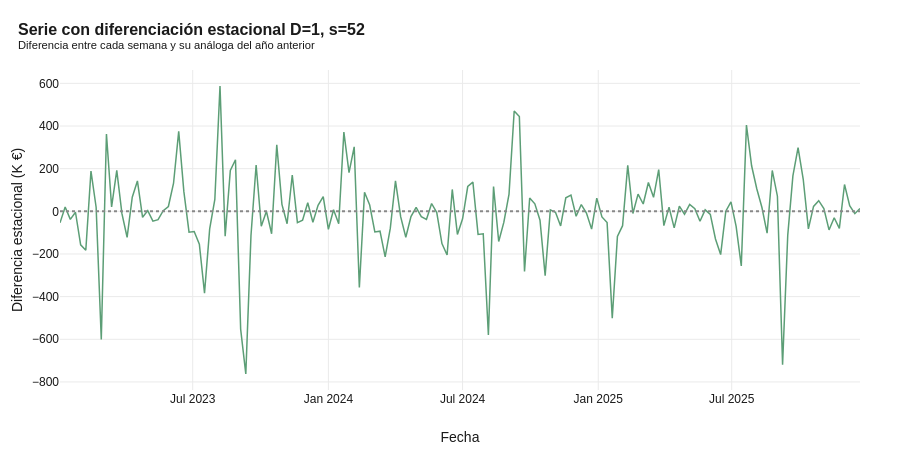

The notebook cell saved with this chart:
### Code cell
# 4.3 Diferenciación estacional y re-evaluación
serie_diff_seasonal = serie_test.diff(52).dropna()

print("ANÁLISIS TRAS DIFERENCIACIÓN ESTACIONAL (D=1, s=52)")
print("=" * 70)
print(f"Observaciones restantes: {len(serie_diff_seasonal)}")

# ADF sobre la serie diferenciada
adf_d = adfuller(serie_diff_seasonal, autolag="AIC")
print(f"\nADF sobre serie con diferenciación estacional:")
print(f"   Estadístico: {adf_d[0]:>8.4f}   p-valor: {adf_d[1]:.4f}")
if adf_d[1] < 0.05:
    print(f"   ✓ La serie diferenciada estacionalmente ES estacionaria")

# Visualización
fig = go.Figure()
fig.add_trace(go.Scatter(
    x=serie_diff_seasonal.index, y=serie_diff_seasonal.values/1e3,
    mode="lines", line=dict(color=COLOR_POSITIVO, width=1.5),
    name="Serie con diferenciación estacional"
))
fig.add_hline(y=0, line_dash="dot", line_color="#888")
fig.update_layout(
    title=dict(text="<b>Serie con diferenciación estacional D=1, s=52</b><br><sup>Diferencia entre cada semana y su análoga del año anterior</sup>"),
    xaxis_title="Fecha",
    yaxis_title="Diferencia estacional (K €)",
    height=450,
)
guardar_y_mostrar(fig, "06_serie_diferenciada")

### Figure 1 — Plotly figure (JSON) as saved in the notebook; plotly's stock layout.template omitted (floating-point values rounded to 4 significant figures; data arrays with more than 128 entries replaced by an {"elided": "..."} marker saying what was removed)
{"data": [{"line": {"color": "#5C9E76", "width": 1.5}, "mode": "lines", "name": "Serie con diferenciación estacional", "type": "scatter", "x": {"elided": "156 str values"}, "y": {"elided": "156 float values"}}], "layout": {"height": 450, "shapes": [{"line": {"color": "#888", "dash": "dot"}, "type": "line", "x0": 0, "x1": 1, "xref": "x domain", "y0": 0, "y1": 0, "yref": "y"}], "title": {"text": "<b>Serie con diferenciación estacional D=1, s=52</b><br><sup>Diferencia entre cada semana y su análoga del año anterior</sup>"}, "xaxis": {"title": {"text": "Fecha"}}, "yaxis": {"title": {"text": "Diferencia estacional (K €)"}}}}
